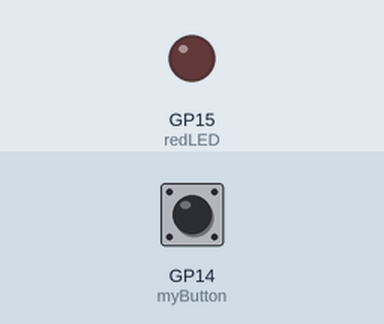
A program run on a simulated Raspberry Pi Pico running MicroPython. On the bench: output pins drawn as LEDs (lit = HIGH). The test bench sets the inputs (shaded band); at power-on: GP14 (myButton) HIGH.

Above: at 1.2 s.
1.3 s: GP14 (myButton) pulled LOW for 0.15 s
At 2.2 s:
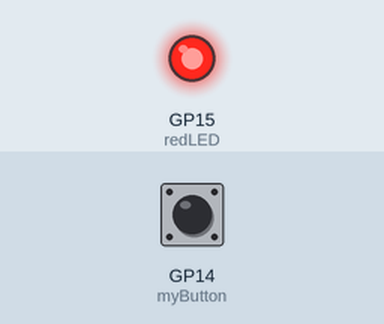
2.9 s: GP14 (myButton) pulled LOW for 1 s
At 3.5 s:
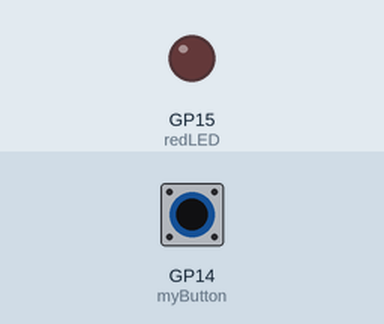
5.4 s: GP14 (myButton) pulled LOW for 3.2 s
At 6.6 s:
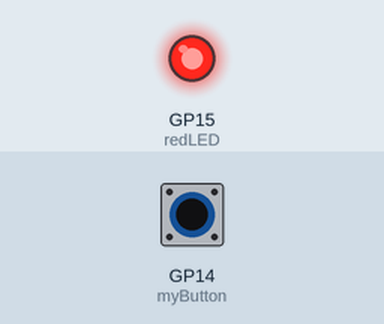
Timing chart, 0 to 8.4 s (numbered marks = the images above; inputs shaded):
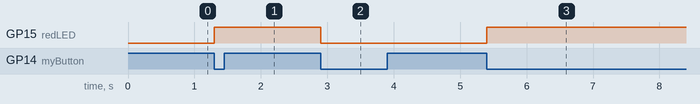

Measured:
- after the input at 1.3 s, GP15 (redLED): LOW → HIGH at once
- after the input at 2.9 s, GP15 (redLED): HIGH → LOW at once
- after the input at 5.4 s, GP15 (redLED): LOW → HIGH at once

The program:

pushButtonToggle.py
```python
from machine import Pin
from time import sleep

buttonPin=14
#Creating my button object, setting it to an input and acitivating pull up resistor
myButton=Pin(buttonPin,Pin.IN,Pin.PULL_UP)

LEDPin=15
redLED=Pin(LEDPin,Pin.OUT)
LEDState=0

buttonValOld=1

while True:
    buttonValNew=myButton.value()
    #When I let go of the button I want it to switch...old value has to be 0 and the new value 1.
    if (buttonValOld==1 and buttonValNew==0):
        if (LEDState==0):
            redLED.value(1)
            LEDState=1
        else:
            redLED.value(0)
            LEDState=0

    buttonValOld=buttonValNew
    sleep(.1)
```
